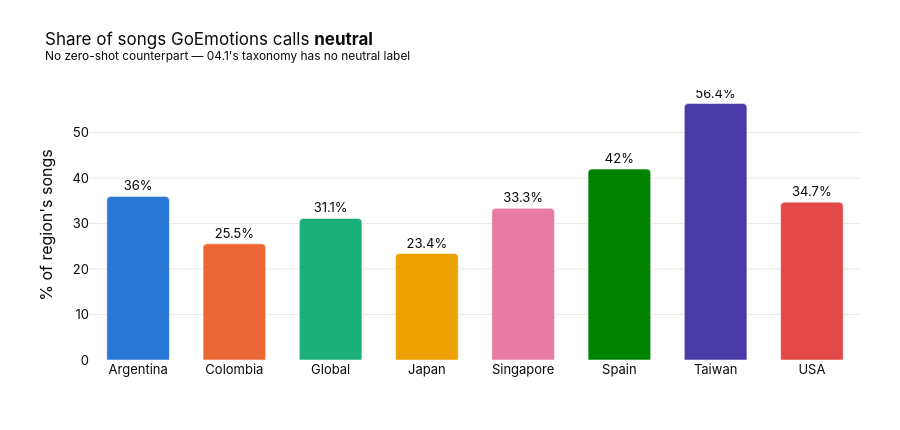

Notebook source saved alongside this figure:
### Markdown cell above
### 8. The neutral label — GoEmotions only

No zero-shot equivalent exists, so this section has no counterpart in `06.1`.
A high neutral share means the classifier read a lot of these lyrics as
affectively flat, which is itself a finding about the taxonomy fit: GoEmotions
was trained on Reddit comments, not song lyrics.

### Code cell
neutral_by_region = (
    df.groupby("region")
      .agg(mean_neutral=("emotion_neutral", "mean"),
           pct_dominant_neutral=("dominant_emotion",
                                 lambda s: (s == "neutral").mean() * 100))
      .reindex(regions)
)

fig = go.Figure(go.Bar(
    x=neutral_by_region.index,
    y=neutral_by_region["pct_dominant_neutral"],
    marker=dict(color=[REGION_COLOR[r] for r in neutral_by_region.index],
                cornerradius=4),
    text=neutral_by_region["pct_dominant_neutral"].round(1),
    texttemplate="%{text}%", textposition="outside",
    hovertemplate="<b>%{x}</b><br>%{y:.1f}% of songs read as neutral<extra></extra>",
))
fig.update_layout(
    title="Share of songs GoEmotions calls <b>neutral</b><br>"
          "<sup>No zero-shot counterpart — 04.1's taxonomy has no neutral label</sup>",
    yaxis_title="% of region's songs", xaxis_title=None,
    height=430, width=900, bargap=0.35, **LAYOUT,
)
fig.update_yaxes(gridcolor="#eceae5", zeroline=False)
fig.update_xaxes(showgrid=False)
fig.show()

display(neutral_by_region.round(2))

### Figure 1 — Plotly figure (JSON) as saved in the notebook; plotly's stock layout.template omitted (floating-point values rounded to 4 significant figures)
{"data": [{"hovertemplate": "<b>%{x}</b><br>%{y:.1f}% of songs read as neutral<extra></extra>", "marker": {"color": ["#2a78d6", "#eb6834", "#1baf7a", "#eda100", "#e87ba4", "#008300", "#4a3aa7", "#e34948"], "cornerradius": 4}, "text": [36.0, 25.5, 31.1, 23.4, 33.3, 42.0, 56.4, 34.7], "textposition": "outside", "texttemplate": "%{text}%", "type": "bar", "x": ["Argentina", "Colombia", "Global", "Japan", "Singapore", "Spain", "Taiwan", "USA"], "y": [35.96, 25.53, 31.12, 23.4, 33.33, 41.97, 56.38, 34.69]}], "layout": {"bargap": 0.35, "font": {"color": "#0b0b0b", "family": "Inter, -apple-system, Helvetica, sans-serif", "size": 13}, "height": 430, "margin": {"b": 70, "l": 90, "r": 40, "t": 90}, "title": {"font": {"size": 17}, "text": "Share of songs GoEmotions calls <b>neutral</b><br><sup>No zero-shot counterpart — 04.1's taxonomy has no neutral label</sup>"}, "width": 900, "xaxis": {"showgrid": false, "title": {}}, "yaxis": {"gridcolor": "#eceae5", "title": {"text": "% of region's songs"}, "zeroline": false}}}
